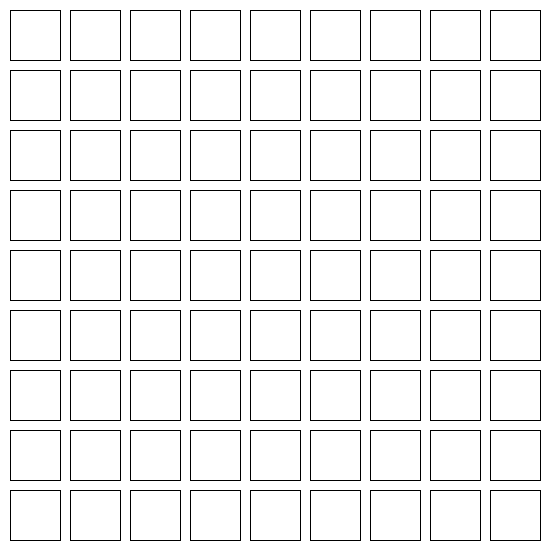
Frame 1 (no input)
Frame 60 (the mouse pressed at the canvas centre just before this capture): identical to frame 1, image omitted
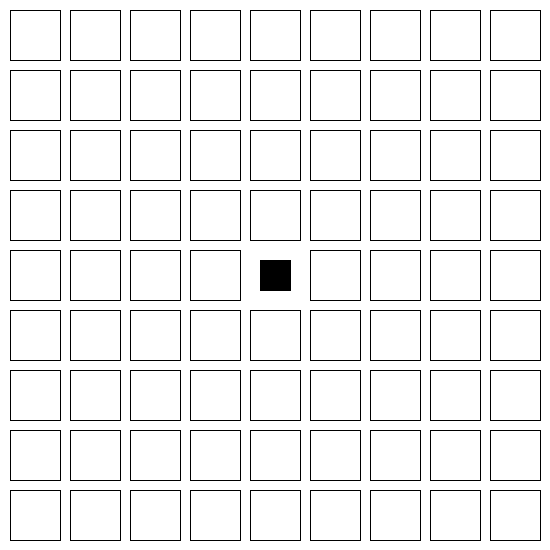
Frame 120 (the mouse held since frame 60 and released just before this capture)

The Processing sketch that drew these frames (run headless with seeded random() and noise(); from frame 60 on, the mouse is pressed at the canvas centre):

// Processing sketch: Jonas
// ── Jonas.pde
Square[][] squares;

void setup()
{
 rectMode(CENTER);
 size(550,550);
 background(255);
 stroke(0);
 squares = new Square [10][10];
 for(int i=0; i<9; i++)
  {
    for(int j=0; j<9; j++)
    {
      squares[i][j]=new Square();
    }
  }

}
void draw()

{
 background(255);
 pushMatrix();
 translate(10,10);
 for(int i=0; i<9; i++)
 {
   for(int j=0; j<9; j++)
   {
     pushMatrix();
     translate(i*60,j*60);
     if(mouseX > i*60 && mouseX < i*60+55 && mouseY > j*60 && mouseY < j*60+55)
     {
       squares[i][j].farbe=0;
       squares[i][j].groesse=30;
       
      
       
    
     }else
     {
       squares[i][j].farbe=255;
        squares[i][j].groesse=50;
      }
      
      squares[i][j].display();
      popMatrix();
     }
  }
  
popMatrix();
}

class Square
{
  int farbe=255;
  int winkel=0;
  int groesse=50;
  
  
  
  void display()
  {
  stroke(0);
  fill(farbe);
  rotate(winkel);
  rect(25,25,groesse,groesse);
  
  }
}
